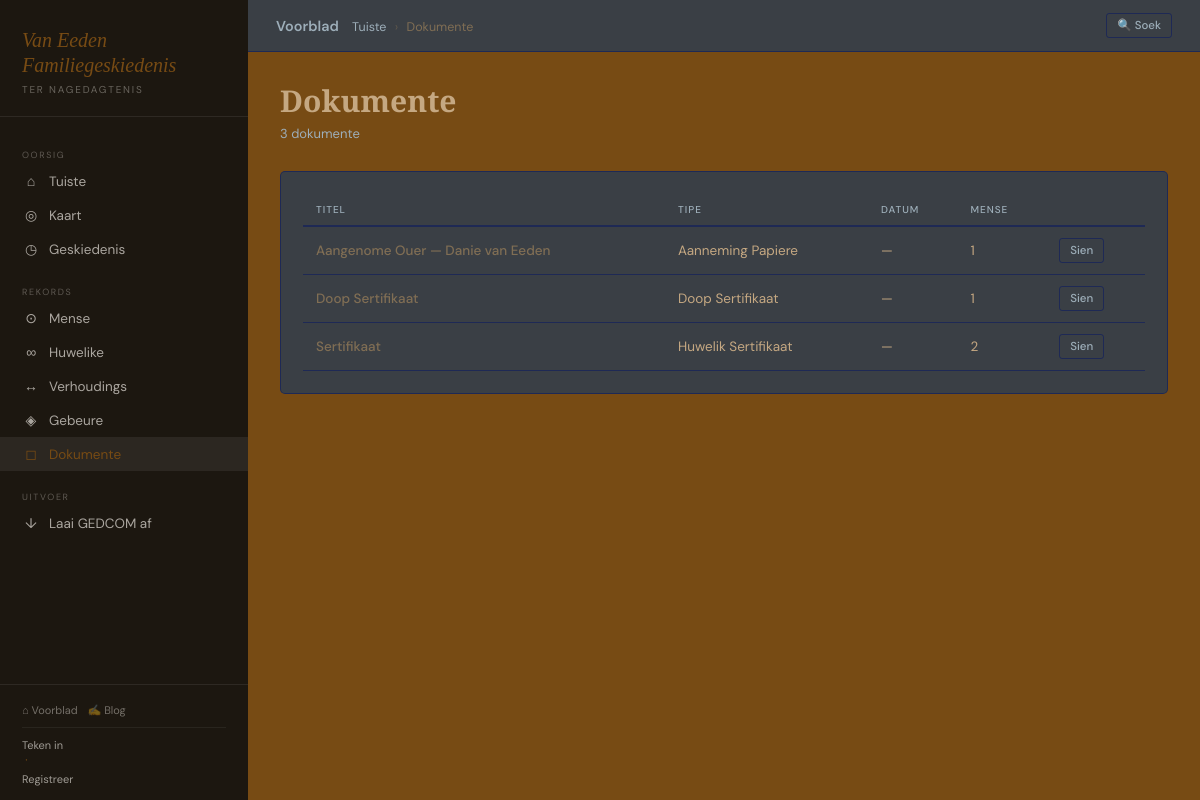
Before: /argief/dokumente/ with the older database file.
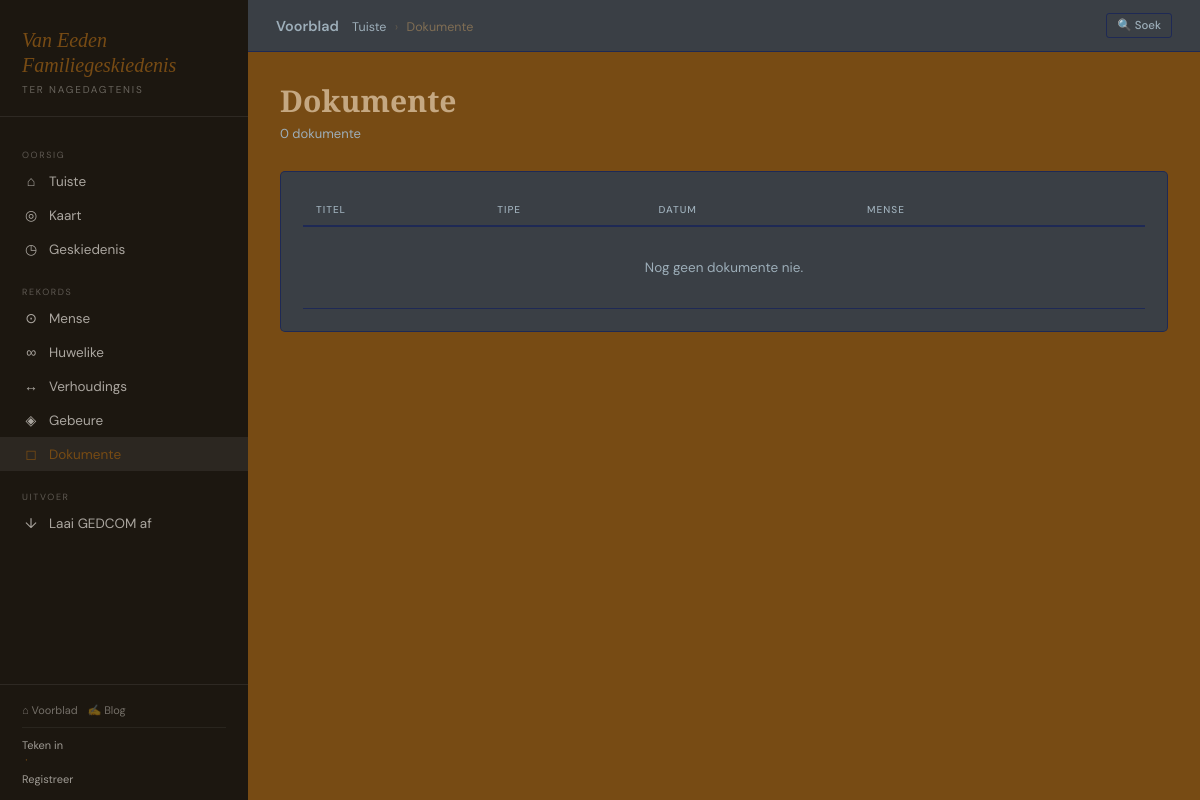
After: the same page with the newer database file.
### genealogy/models.py (models this page shows, shortened)
class Document(models.Model):
    DOCUMENT_TYPES = [
        ('birth_certificate', 'Geboorte Sertifikaat'),
        ('death_certificate', 'Dood Sertifikaat'),
        ('marriage_certificate', 'Huwelik Sertifikaat'),
        ('divorce_paper', 'Skeibrief'),
        ('annulment_certificate', 'Nietigverklaring Sertifikaat'),
        ('adoption_paper', 'Aanneming Papiere'),
        ('guardianship_paper', 'Voogdyskap Papiere'),
        ('baptism', 'Doop Sertifikaat'),
        ('immigration', 'Immigrasie Rekord'),
        ('emigration', 'Emigrasie Rekord'),
        ('military', 'Militêre Rekord'),
        ('graduation', 'Diploma of Graad'),
        ('census', 'Sensus Rekord'),
        ('photo', 'Foto'),
        ('letter', 'Brief'),
        ('will', 'Testament'),
        ('other', 'Ander'),
    ]
    EVENT_FOLDER_MAP = {
        'birth':          'events/birth_certificates',
        'death':          'events/death_certificates',
        'baptism':        'events/baptism',
        'immigration':    'events/immigration',
        'emigration':     'events/emigration',
        'military_service': 'events/military_service',
        'graduation':     'events/graduation',
        'other':          'events/other',
    }
    MARRIAGE_FOLDER_MAP = {
        'married':  'marital_status/marriage_certificates',
        'divorced': 'marital_status/divorce_papers',
        'annulled': 'marital_status/annulment_certificates',
    }
    RELATION_FOLDER_MAP = {
        'adoptive_parent': 'relations/adoption_papers',
        'guardian':        'relations/guardianship_papers',
    }
    title         = models.CharField(max_length=200)
    document_type = models.CharField(max_length=30, choices=DOCUMENT_TYPES, default='other')
    file          = models.FileField(upload_to='documents/', blank=True, null=True)
    image         = models.ImageField(upload_to='documents/images/', blank=True, null=True)
    description   = models.TextField(blank=True)
    date          = models.CharField(max_length=100, blank=True,
                      help_text='GEDCOM datum, bv. 12/08/1923 of BEF/AFT/EST/ABT 1900')
    source        = models.CharField(max_length=300, blank=True)
    people        = models.ManyToManyField(Person, related_name='documents', blank=True)
    event         = models.ForeignKey('Event', on_delete=models.SET_NULL, null=True, blank=True,
                      related_name='documents')
    marriage      = models.ForeignKey('Marriage', on_delete=models.SET_NULL, null=True, blank=True,
                      related_name='documents')
    relationship  = models.ForeignKey('Relationship', on_delete=models.SET_NULL, null=True, blank=True,
                      related_name='documents')
    created_at    = models.DateTimeField(auto_now_add=True)
    uploaded_by   = models.ForeignKey(User, on_delete=models.SET_NULL, null=True, blank=True,
                      related_name='documents')
    class Meta:
        ordering = ['-created_at', 'title']
    def get_absolute_url(self):
        return reverse('genealogy:document_detail', kwargs={'pk': self.pk})

### genealogy/views.py (the view)
# urls.py: path('dokumente/',                    views.document_list,     name='document_list'),
def document_list(request):
    profile   = get_profile(request.user)
    documents = Document.objects.all()
    return render(request, 'genealogy/document_list.html', {'documents': documents, 'profile': profile})

### genealogy/views.py (called while the page is built)
def get_profile(user):
    if not user.is_authenticated:
        return None
    profile, _ = UserProfile.objects.get_or_create(user=user, defaults={'role': 'pending'})
    return profile

### genealogy/templates/genealogy/document_list.html (shortened to what this page needs)
{% extends "genealogy/base.html" %}
{% block breadcrumb %}<a href="{% url 'genealogy:dashboard' %}">Tuiste</a> <span>›</span> Dokumente{% endblock %}
{% block topbar_actions %}
  <a href="{% url 'genealogy:document_search' %}" class="btn btn-secondary btn-sm">🔍 Soek</a>
{% endblock %}
{% block content %}
<div class="ph"><div><h2>Dokumente</h2><p class="subtitle">{{ documents.count }} dokument{{ documents.count|pluralize:"e" }}</p></div></div>
<div class="card"><div class="table-wrap"><table>
  <thead><tr><th>Titel</th><th>Tipe</th><th>Datum</th><th>Mense</th><th></th></tr></thead>
  <tbody>
    {% for doc in documents %}
    <tr>
      <td><a href="{{ doc.get_absolute_url }}">{{ doc.title }}</a></td>
      <td>{{ doc.get_document_type_display }}</td>
      <td>{{ doc.date|default:"—" }}</td>
      <td>{{ doc.people.count }}</td>
      <td style="white-space:nowrap;">
        <a href="{{ doc.get_absolute_url }}" class="btn btn-secondary btn-sm">Sien</a>
      </td>
    </tr>
    {% empty %}
    <tr><td colspan="5" style="text-align:center;color:var(--muted);padding:32px;">Nog geen dokumente nie.</td></tr>
    {% endfor %}
  </tbody>
</table></div></div>
{% endblock %}

Changed rows visible on the page:
removed Document: title "Aangenome Ouer — Danie van Eeden", document_type "Aanneming Papiere", date "—", people.count "1"
removed Document: title "Doop Sertifikaat", document_type "Doop Sertifikaat", date "—", people.count "1"
removed Document: title "Sertifikaat", document_type "Huwelik Sertifikaat", date "—", people.count "2"
Other visible differences:
{{ documents.count }}: "3" → "0"
text now shown: "Nog geen dokumente nie."
